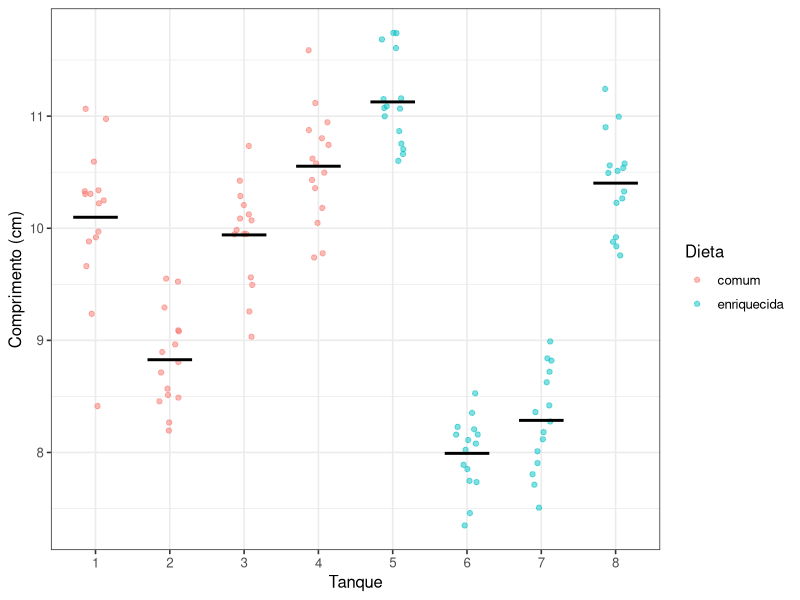

This figure's R source:
## ---- chunk 1
library(tidyverse)
theme_set(theme_bw(base_size = 12))
## ---- chunk 2
efeito_dieta <- 0             # nenhuma diferença entre as dietas
variacao_entre_tanques <- 0.8
variacao_entre_peixes <- 0.5

tanques <- tibble(
  tanque = 1:8,
  dieta = rep(c("comum", "enriquecida"), each = 4),
  media_tanque = 10 + if_else(dieta == "enriquecida", efeito_dieta, 0) +
    rnorm(8, mean = 0, sd = variacao_entre_tanques)
)

tanques
## ---- chunk 3
#| label: fig-replicacao-tanques
#| fig-cap: "Comprimento dos peixes em oito tanques. Cada ponto é um peixe; a barra é a média do tanque."
#| fig-height: 3.6

peixes <- tanques |>
  slice(rep(1:8, each = 15)) |>
  mutate(comprimento = rnorm(n(), mean = media_tanque, sd = variacao_entre_peixes))

ggplot(peixes, aes(x = factor(tanque), y = comprimento, colour = dieta)) +
  geom_jitter(width = 0.15, alpha = 0.5) +
  stat_summary(fun = mean, geom = "crossbar", width = 0.6, linewidth = 0.4, colour = "black") +
  labs(x = "Tanque", y = "Comprimento (cm)", colour = "Dieta")
## ---- chunk 4
#| echo: false
medias_tanque <- peixes |>
  group_by(tanque, dieta) |>
  summarise(media = mean(comprimento), .groups = "drop")
## ---- chunk 5
por_peixe <- peixes |>
  group_by(dieta) |>
  summarise(n = n(), media = mean(comprimento),
            ep = sd(comprimento) / sqrt(n()), .groups = "drop") |>
  mutate(analise = "120 peixes")

por_tanque <- medias_tanque |>
  group_by(dieta) |>
  summarise(n = n(), media = mean(media),
            ep = sd(media) / sqrt(n()), .groups = "drop") |>
  mutate(analise = "8 tanques")

bind_rows(por_peixe, por_tanque) |>
  mutate(inferior = media - qt(0.975, df = n - 1) * ep,
         superior = media + qt(0.975, df = n - 1) * ep)
## ---- chunk 6
limites <- function(valores) {
  ep <- sd(valores) / sqrt(length(valores))
  mean(valores) + c(-1, 1) * qt(0.975, length(valores) - 1) * ep
}

separados <- function(a, b) limites(a)[1] > limites(b)[2] || limites(b)[1] > limites(a)[2]
## ---- chunk 7
alarmes <- replicate(300, {
  tq <- tibble(
    tanque = 1:8,
    dieta = rep(c("comum", "enriquecida"), each = 4),
    media_tanque = 10 + rnorm(8, mean = 0, sd = variacao_entre_tanques)
  )

  px <- tq |>
    slice(rep(1:8, each = 15)) |>
    mutate(comprimento = rnorm(n(), mean = media_tanque, sd = variacao_entre_peixes))

  mt <- px |>
    group_by(tanque, dieta) |>
    summarise(media = mean(comprimento), .groups = "drop")

  c(
    peixes  = separados(px$comprimento[px$dieta == "comum"],
                        px$comprimento[px$dieta == "enriquecida"]),
    tanques = separados(mt$media[mt$dieta == "comum"],
                        mt$media[mt$dieta == "enriquecida"])
  )
})

c(peixes = mean(alarmes["peixes", ]), tanques = mean(alarmes["tanques", ]))
## ---- chunk 8
ep_medio <- function(m) {
  vals <- replicate(100, {
    px <- tibble(
      tanque = 1:8,
      media_tanque = 10 + rnorm(8, mean = 0, sd = variacao_entre_tanques)
    ) |>
      slice(rep(1:8, each = m)) |>
      mutate(comprimento = rnorm(n(), mean = media_tanque, sd = variacao_entre_peixes))

    mt <- px |> group_by(tanque) |> summarise(media = mean(comprimento), .groups = "drop")

    c(sd(px$comprimento) / sqrt(nrow(px)), sd(mt$media) / sqrt(8))
  })
  c(peixes_por_tanque = m, ep_peixes = mean(vals[1, ]), ep_tanques = mean(vals[2, ]))
}

bind_rows(ep_medio(15), ep_medio(50), ep_medio(150))
